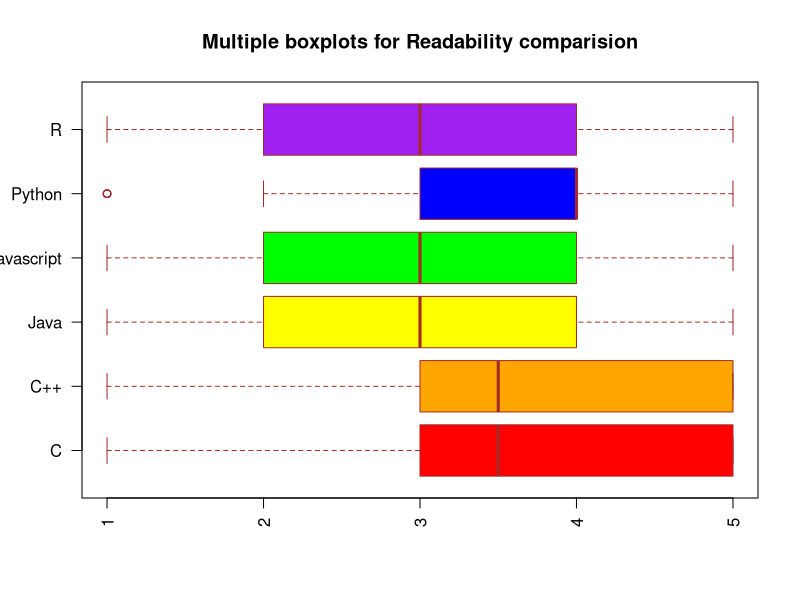
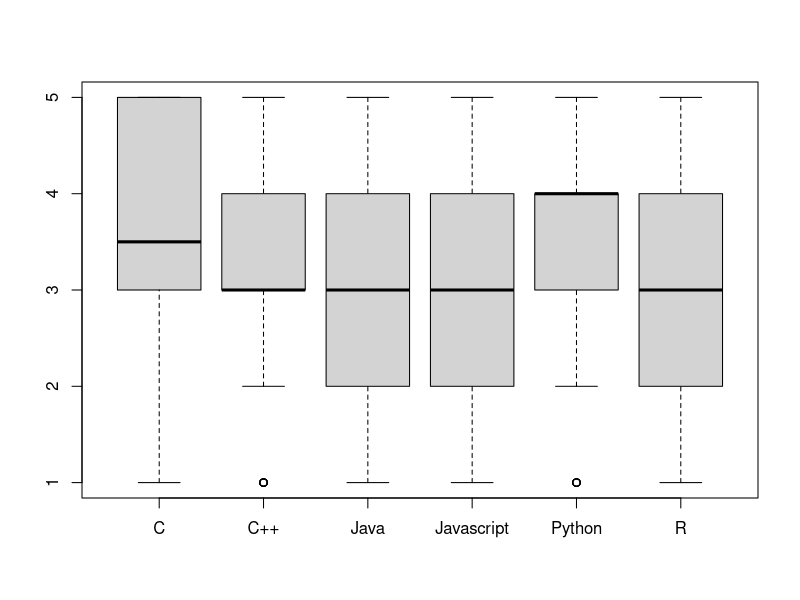
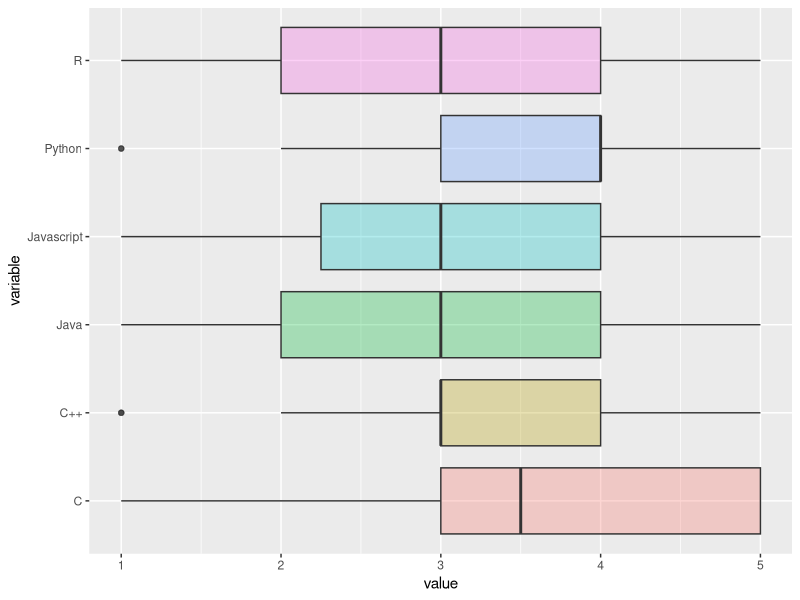
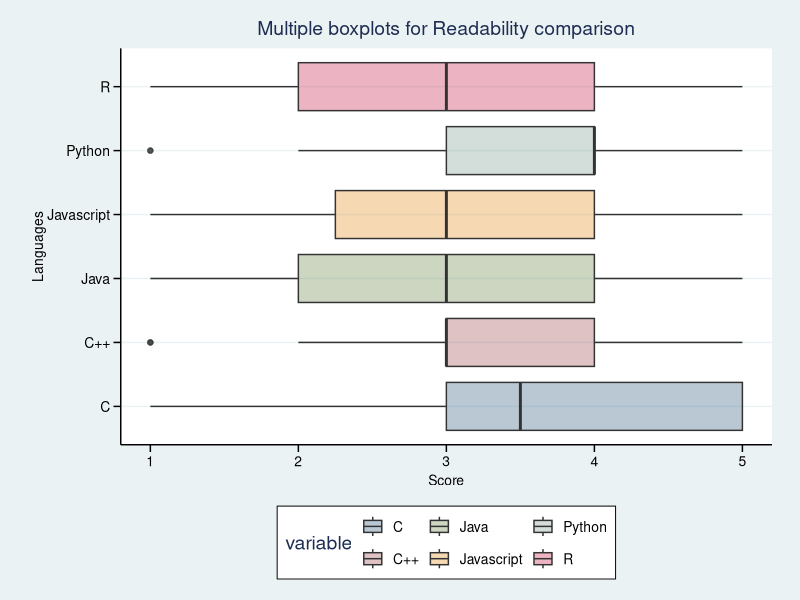
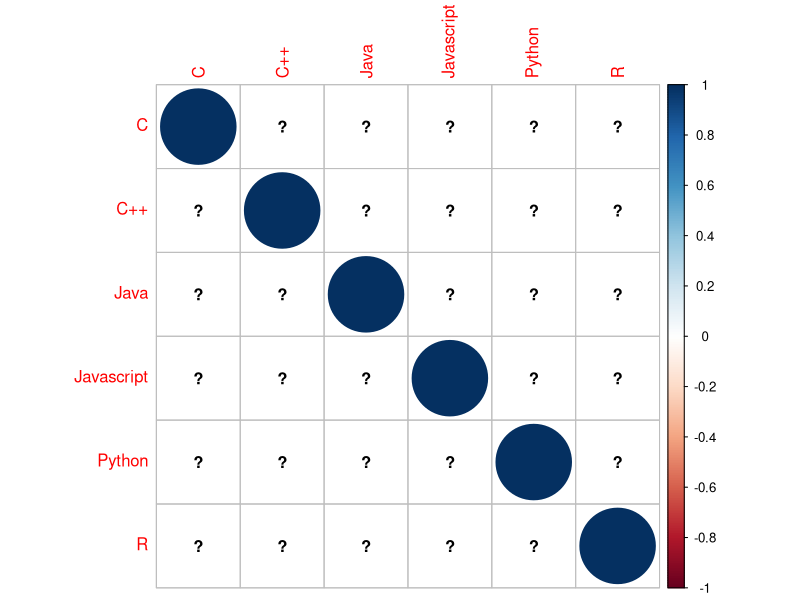
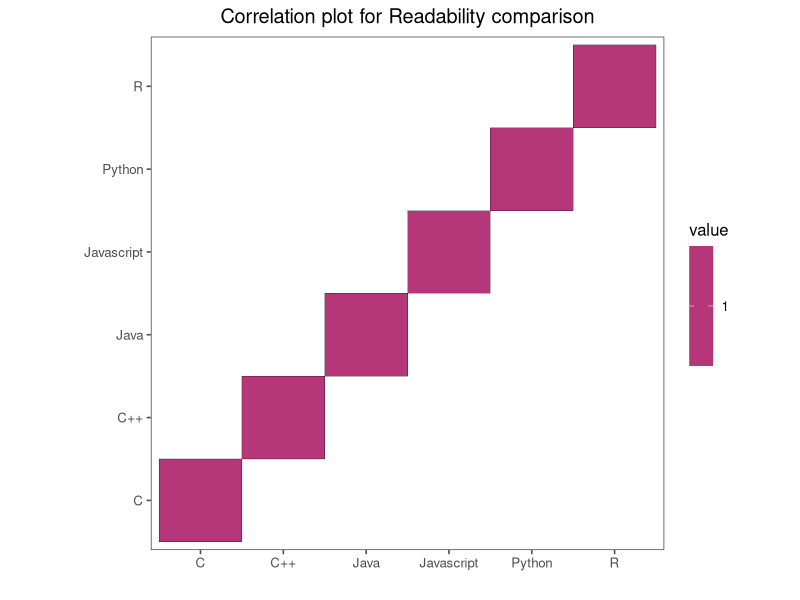
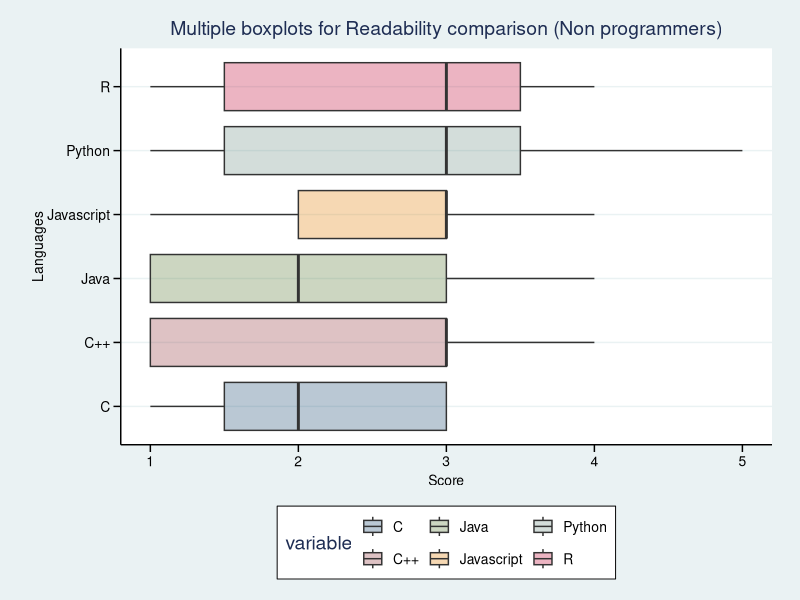
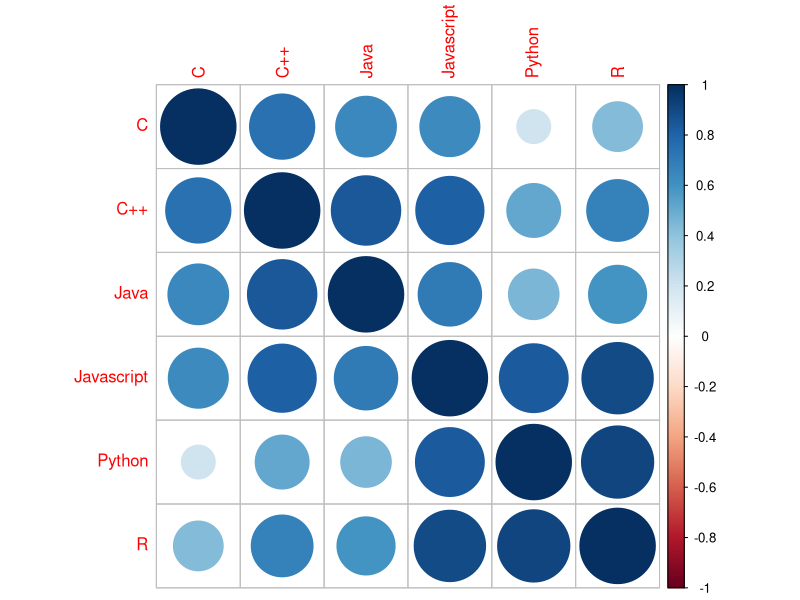

Generate these figures, in order, with R:
library(data.table) #  transpose()
library(corrplot) #  correlation plot
library(gridExtra) #  multiplot
library(ggplot2)
library(readxl)
library(dplyr)
library(svglite)
library(ggplot2)
library(reshape2)
library(ggthemes)
library("ggsci")
library(viridis)
library(reshape2)


my_data <- read_excel("data.xlsx")

my_data<-data.frame(my_data)
my_data$Familiarity[my_data$Familiarity=="Never used a programming language or seen code snippets in my life"]<-1
my_data$Familiarity[my_data$Familiarity=="Have not written any code myself but have seen code snippets of some languages"]<-2
my_data$Familiarity[my_data$Familiarity=="Have used 1 or 2 languages but not proficient"]<-3
my_data$Familiarity[my_data$Familiarity=="Advanced/proficient user of 1 language and moderately experienced in others"]<-4
my_data$Familiarity[my_data$Familiarity=="Programming whiz in many languages"]<-5


my_data_without_familiarity<-my_data[-c(1)]

my_data_readability<-my_data[-c(1,2,3,5,7,9,11,13,15)]
colnames(my_data_readability)<-c("C","C++","Java","Javascript","Python","R")

new_programmer_data <- my_data[ which(my_data$Familiarity<3), ]
new_programmer_readability<-new_programmer_data[-c(1,2,3,5,7,9,11,13,15)]
colnames(new_programmer_readability)<-c("C","C++","Java","Javascript","Python","R")

old_programmer_data <- my_data[ which(my_data$Familiarity>=3), ]
old_programmer_readability<-old_programmer_data[-c(1,2,3,5,7,9,11,13,15)]
colnames(old_programmer_readability)<-c("C","C++","Java","Javascript","Python","R")

my_data_writability<-my_data[-c(1,2,3,4,6,8,10,12,14)]
colnames(my_data_writability)<-c("C","C++","Java","Javascript","Python","R")

new_programmer_writability<-new_programmer_data[-c(1,2,3,4,6,8,10,12,14)]
colnames(new_programmer_writability)<-c("C","C++","Java","Javascript","Python","R")

old_programmer_writability<-old_programmer_data[-c(1,2,3,4,6,8,10,12,14)]
colnames(old_programmer_writability)<-c("C","C++","Java","Javascript","Python","R")


C_red<-my_data_readability$C
Cpp_red<-my_data_readability$C
Java_red<-my_data_readability$Java
JS_red<-my_data_readability$Javascript
Python_red<-my_data_readability$Python
R_red<-my_data_readability$R


boxplot(C_red,Cpp_red,Java_red,JS_red,Python_red,R_red,
        main = "Multiple boxplots for Readability comparision",
        at = c(1,2,3,4,5,6),
        names = c("C","C++","Java","Javascript","Python","R"),
        las = 2,
        col = c("red","orange","yellow","green","blue","purple"),
        border = "brown",
        horizontal = TRUE,
        notch = FALSE
)


boxplot(my_data_readability)


data_long <- melt(my_data_readability)
head(data_long)


ggplot(data_long, aes(x=variable, y=value, fill=variable)) +
  geom_boxplot(alpha=0.3) +
  theme(legend.position="none")+
  coord_flip()



ggplot(data_long, aes(x=variable, y=value, fill=variable)) +
  geom_boxplot(alpha=0.3) +
  theme(legend.position="none")+
  theme_stata() + scale_fill_stata()+
  coord_flip()+
  theme(axis.text.y=element_text(angle=360, hjust=1))+
  ggtitle("Multiple boxplots for Readability comparison")+
  xlab("Languages")+
  ylab("Score")

ggsave("Readability boxplot.tiff",device='tiff', dpi="print")

readability_corrplot <- cor(my_data_readability)
c1<-corrplot(readability_corrplot, method = "circle")

# Get lower triangle of the correlation matrix
get_lower_tri<-function(c){
  c[upper.tri(c)] <- NA
  return(c)
}
# Get upper triangle of the correlation matrix
get_upper_tri <- function(c){
  c[lower.tri(c)]<- NA
  return(c)
}

upper_tri <- get_upper_tri(c1)
upper_tri

melted_cormat <- melt(upper_tri, na.rm = TRUE)

ggplot(data = melted_cormat, aes(Var2, Var1, fill = value))+
  geom_tile(color = "black")+ #outline
  scale_fill_gradient2(midpoint = 0.5, limit = c(0,1)) +scale_fill_viridis(option="magma")+
  coord_fixed()+theme_few()+
  ggtitle("Correlation plot for Readability comparison")+
  xlab("")+
  ylab("")+
  theme(plot.title = element_text(hjust = 0.5))

ggsave("Readability corrplot.tiff",device='tiff', dpi="print")

#--------------------------------------New programmer readabi;ity--------------

data2<-melt(new_programmer_readability)

ggplot(data2, aes(x=variable, y=value, fill=variable)) +
  geom_boxplot(alpha=0.3) +
  theme(legend.position="none")+
  theme_stata() + scale_fill_stata()+
  coord_flip()+
  theme(axis.text.y=element_text(angle=360, hjust=1))+
  ggtitle("Multiple boxplots for Readability comparison (Non programmers)")+
  xlab("Languages")+
  ylab("Score")

ggsave("Readability boxplot (non programmer).tiff",device='tiff', dpi="print")

readability_corrplot_new_programmer <- cor(new_programmer_readability)
c2<-corrplot(readability_corrplot_new_programmer, method = "circle")

upper_tri2 <- get_upper_tri(c2)
upper_tri2

melted_cormat2 <- melt(upper_tri2, na.rm = TRUE)

ggplot(data = melted_cormat2, aes(Var2, Var1, fill = value))+
  geom_tile(color = "black")+ #outline
  scale_fill_gradient2(midpoint = 0.5, limit = c(0,1)) +scale_fill_viridis(option="magma")+
  coord_fixed()+theme_few()+
  ggtitle("Correlation plot for Readability comparison (Non programmer)")+
  xlab("")+
  ylab("")+
  theme(plot.title = element_text(hjust = 0.5))

ggsave("Readability corrplot (non programmer).tiff",device='tiff', dpi="print")

#----------------------------Experienced programmer readbility-----------------------
data3<-melt(old_programmer_readability)

ggplot(data3, aes(x=variable, y=value, fill=variable)) +
  geom_boxplot(alpha=0.3) +
  theme(legend.position="none")+
  theme_stata() + scale_fill_stata()+
  coord_flip()+
  theme(axis.text.y=element_text(angle=360, hjust=1))+
  ggtitle("Multiple boxplots for Readability comparison (Experienced programmers)")+
  xlab("Languages")+
  ylab("Score")

ggsave("Readability boxplot (old programmer).tiff",device='tiff', dpi="print")

readability_corrplot_old_programmer <- cor(old_programmer_readability)
c3<-corrplot(readability_corrplot_old_programmer, method = "circle")

upper_tri3 <- get_upper_tri(c3)
upper_tri3

melted_cormat3 <- melt(upper_tri3, na.rm = TRUE)

ggplot(data = melted_cormat3, aes(Var2, Var1, fill = value))+
  geom_tile(color = "black")+ #outline
  scale_fill_gradient2(midpoint = 0.5, limit = c(0,1)) +scale_fill_viridis(option="magma")+
  coord_fixed()+theme_few()+
  ggtitle("Correlation plot for Readability comparison (Experienced programmer)")+
  xlab("")+
  ylab("")+
  theme(plot.title = element_text(hjust = 0.5))

ggsave("Readability corrplot (old programmer).tiff",device='tiff', dpi="print")

#-----------------general writability----------------
data4<-melt(my_data_writability)

ggplot(data4, aes(x=variable, y=value, fill=variable)) +
  geom_boxplot(alpha=0.3) +
  theme(legend.position="none")+
  theme_stata() + scale_fill_stata()+
  coord_flip()+
  theme(axis.text.y=element_text(angle=360, hjust=1))+
  ggtitle("Multiple boxplots for Writability comparison")+
  xlab("Languages")+
  ylab("Score")

ggsave("Writability boxplot.tiff",device='tiff', dpi="print")

writability_corrplot_my_data <- cor(my_data_writability)
c4<-corrplot(writability_corrplot_my_data, method = "circle")

upper_tri4 <- get_upper_tri(c4)
upper_tri4

melted_cormat4 <- melt(upper_tri4, na.rm = TRUE)

ggplot(data = melted_cormat4, aes(Var2, Var1, fill = value))+
  geom_tile(color = "black")+ #outline
  scale_fill_gradient2(midpoint = 0.5, limit = c(0,1)) +scale_fill_viridis(option="magma")+
  coord_fixed()+theme_few()+
  ggtitle("Correlation plot for Writability comparison ")+
  xlab("")+
  ylab("")+
  theme(plot.title = element_text(hjust = 0.5))

ggsave("Writability corrplot.tiff",device='tiff', dpi="print")

#------------------new programmer writability--------
data5<-melt(new_programmer_writability)

ggplot(data5, aes(x=variable, y=value, fill=variable)) +
  geom_boxplot(alpha=0.3) +
  theme(legend.position="none")+
  theme_stata() + scale_fill_stata()+
  coord_flip()+
  theme(axis.text.y=element_text(angle=360, hjust=1))+
  ggtitle("Multiple boxplots for Writability comparison (Non programmer)")+
  xlab("Languages")+
  ylab("Score")

ggsave("Writability boxplot(non programmer).tiff",device='tiff', dpi="print")

writability_corrplot_new_programmer <- cor(new_programmer_writability)
c5<-corrplot(writability_corrplot_new_programmer, method = "circle")

upper_tri5 <- get_upper_tri(c5)
upper_tri5

melted_cormat5 <- melt(upper_tri5, na.rm = TRUE)

ggplot(data = melted_cormat5, aes(Var2, Var1, fill = value))+
  geom_tile(color = "black")+ #outline
  scale_fill_gradient2(midpoint = 0.5, limit = c(0,1)) +scale_fill_viridis(option="magma")+
  coord_fixed()+theme_few()+
  ggtitle("Correlation plot for Writability comparison (Non programmer) ")+
  xlab("")+
  ylab("")+
  theme(plot.title = element_text(hjust = 0.5))

ggsave("Writability corrplot (non programmer).tiff",device='tiff', dpi="print")

#---------------old programmer writability------------
data6<-melt(old_programmer_writability)

ggplot(data6, aes(x=variable, y=value, fill=variable)) +
  geom_boxplot(alpha=0.3) +
  theme(legend.position="none")+
  theme_stata() + scale_fill_stata()+
  coord_flip()+
  theme(axis.text.y=element_text(angle=360, hjust=1))+
  ggtitle("Multiple boxplots for Writability comparison (Experienced programmer)")+
  xlab("Languages")+
  ylab("Score")

ggsave("Writability boxplot(old programmer).tiff",device='tiff', dpi="print")

writability_corrplot_old_programmer <- cor(old_programmer_writability)
c6<-corrplot(writability_corrplot_old_programmer, method = "circle")

upper_tri6 <- get_upper_tri(c6)
upper_tri6

melted_cormat6 <- melt(upper_tri6, na.rm = TRUE)

ggplot(data = melted_cormat6, aes(Var2, Var1, fill = value))+
  geom_tile(color = "black")+ #outline
  scale_fill_gradient2(midpoint = 0.5, limit = c(0,1)) +scale_fill_viridis(option="magma")+
  coord_fixed()+theme_few()+
  ggtitle("Correlation plot for Writability comparison (Experienced programmer) ")+
  xlab("")+
  ylab("")+
  theme(plot.title = element_text(hjust = 0.5))

ggsave("Writability corrplot (old programmer).tiff",device='tiff', dpi="print")

#--------stats general data----------
C_score<-sum(my_data$C_readability)
Cpp_score<-sum(my_data$C.._readability)
Java_score<-sum(my_data$Java_readability)
JS_score<-sum(my_data$Javascript_readability)
Python_score<-sum(my_data$Python_readability)
R_score<-sum(my_data$R_readability)

scores<-c(C_score,Cpp_score,Java_score,JS_score,Python_score,R_score)
labels <- c("C","C++","Java","Javascript","Python","R")

readability_importance<-sum(my_data$Importance_Reliability)/58
writability_importance<-sum(my_data$Importance_Writability)/58


readability_importance_new_programmer<-sum(new_programmer_data$Importance_Reliability)/nrow(new_programmer_data)
writability_importance_new_programmer<-sum(new_programmer_data$Importance_Writability)/nrow(new_programmer_data)


readability_importance_old_programmer<-sum(old_programmer_data$Importance_Reliability)/nrow(old_programmer_data)
writability_importance_old_programmer<-sum(old_programmer_data$Importance_Writability)/nrow(old_programmer_data)

#non programmers do not understand the importance of readability & writability
